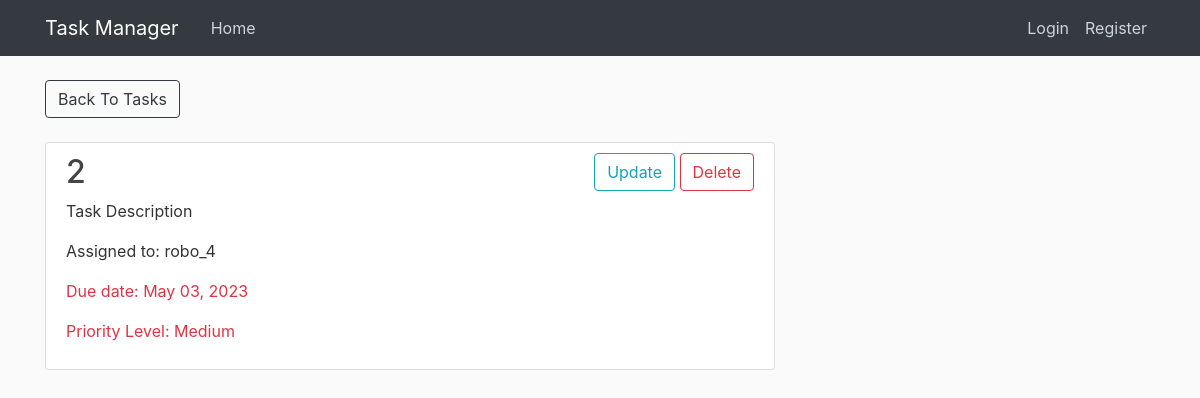
The app's page /project/31/task/detail/ with its own data.
### tasks/models.py (models this page shows, shortened)
class Task(models.Model):
    PRIORITY_CHOICES = [    ('High', 'High'),    ('Medium', 'Medium'),    ('Low', 'Low'),]
    priority = models.CharField(max_length=10, choices=PRIORITY_CHOICES, default='Medium')
    project = models.ForeignKey(Project, on_delete=models.CASCADE, default=None)
    name = models.CharField(max_length=255)
    description = models.TextField(default='Task Description')
    due_date = models.DateField(null=True, blank=True)
    assigned_to = models.ForeignKey(User, on_delete=models.SET_NULL, null=True, blank=True)

### tasks/views.py (the view)
# urls.py: path('project/<int:pk>/task/detail/', views.task_detail, name='task_detail'),
def task_detail(request, pk):
    task = get_object_or_404(Task, pk=pk)
    project = get_object_or_404(Project, pk=task.project.pk)
    return render(request, 'tasks/task_detail.html', {'task': task, 'project': project})

### tasks/templates/tasks/task_detail.html
{% extends 'tasks/base.html' %}
{% block content %}
  <div class="btn-outline " role="group" aria-label="Project Actions">
    <a href="{% url 'project_detail' project.pk %}" class="btn btn-outline-dark mb-4">Back To Tasks</a>
  </div>
    <article class="media content-section">
      <div class="media-body">
        <h2 class="article-title">{{ task.name }}</h2>
        <p class="article-content">{{ task.description }}</p>
        <p class="article-content">Assigned to: {{ task.assigned_to }}</p>
        <p class="text-danger">Due date: {{ task.due_date|date:"F d, Y" }}</p>
        <p class="text-danger">Priority Level: {{ task.priority }}</p>
      </div>
      <div class="btn-outline " role="group" aria-label="Project Actions">
        <a href="{% url 'task_update' task.pk %}" class="btn btn-outline-info mb-4">Update</a>
        <a href="{% url 'task_delete' task.pk %}" class="btn btn-outline-danger mb-4">Delete</a>
      </div>
{% endblock %}

### tasks/static/tasks/main.css (style rules this page uses)
body { background: #fafafa; color: #333333; margin-top: 5rem; }
h1, h2, h3, h4, h5, h6 { color: #444444; }
.content-section { background: #ffffff; padding: 10px 20px; border: 1px solid #dddddd; border-radius: 3px; margin-bottom: 20px; }
.article-title { color: #444444; }
.article-content { white-space: pre-line; }

### records on screen
Task: name "2", description "Task Description", assigned_to "robo_4", due_date "May 03, 2023", priority "Medium"
